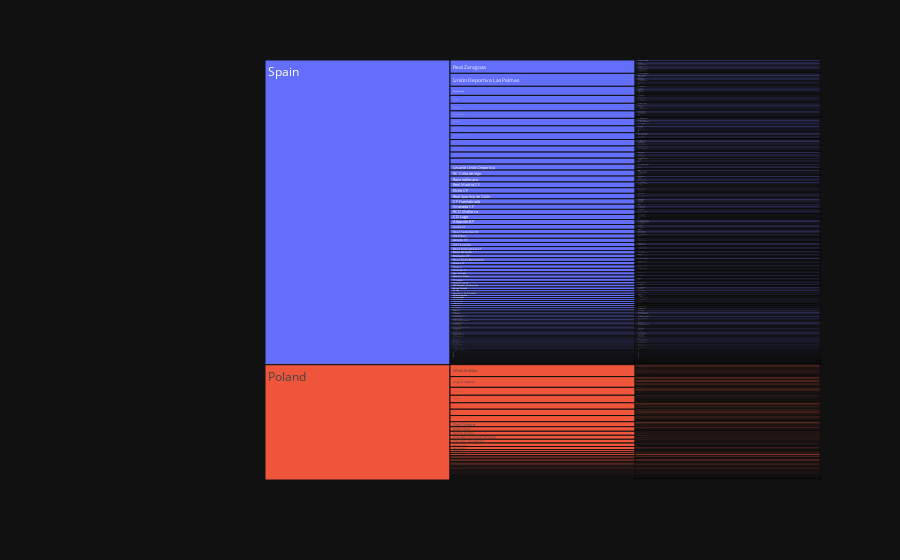

The notebook cell saved with this chart:
### Code cell
fig = px.icicle(df_fifa_pl_sp_nonull, path=['Nationality', 'Club', 'Name'], values='Value')
fig.show()

### Figure 1 — Plotly figure (JSON) as saved in the notebook; plotly's stock layout.template omitted (floating-point values rounded to 4 significant figures; data arrays with more than 128 entries replaced by an {"elided": "..."} marker saying what was removed)
{"data": [{"branchvalues": "total", "domain": {"x": [0.0, 1.0], "y": [0.0, 1.0]}, "hovertemplate": "labels=%{label}<br>Value=%{value}<br>parent=%{parent}<br>id=%{id}<extra></extra>", "ids": {"elided": "1698 str values"}, "labels": {"elided": "1698 str values"}, "name": "", "parents": {"elided": "1698 str values"}, "values": {"elided": "1698 float values"}, "type": "icicle"}], "layout": {"legend": {"tracegroupgap": 0}, "margin": {"t": 60}}}
